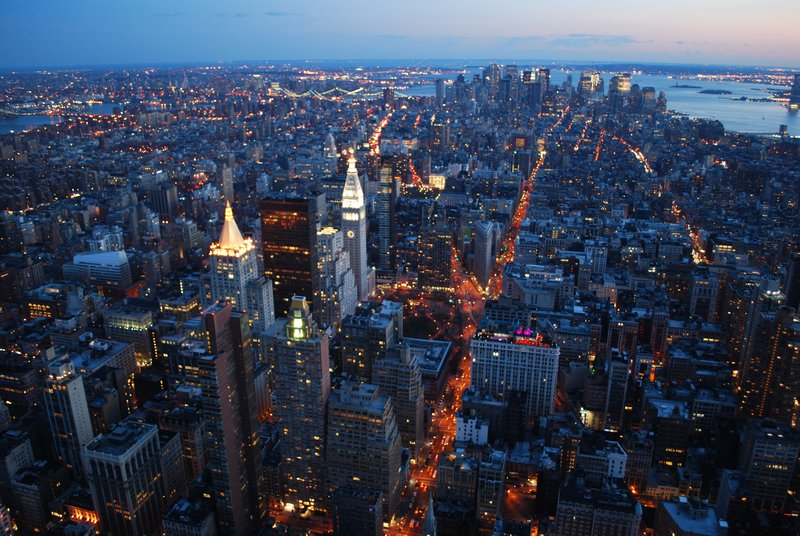
#> input picture Harshith Vashishtha Course/Ch21_imageManupulation_pillow_module_PIL/contrast/1.jpg, 800 x 536 px
$ python contrast.py
#> lines starting #> are read from the running program, lines starting #| are printed output that depends on the picture
from PIL import Image, ImageEnhance

image = Image.open('1.jpg')
#> image is the input picture: PIL image 800x536 RGB; mean R, G, B 57.1, 66.9, 86.5
enhancer = ImageEnhance.Contrast(image)
for i in range(-10, 11):
  enhancer.enhance(i).save(f'1_{i}.jpg')
#> this loop made 21 passes
#> pass 1, `enhancer.enhance(i).save(f'1_{i}.jpg')`:
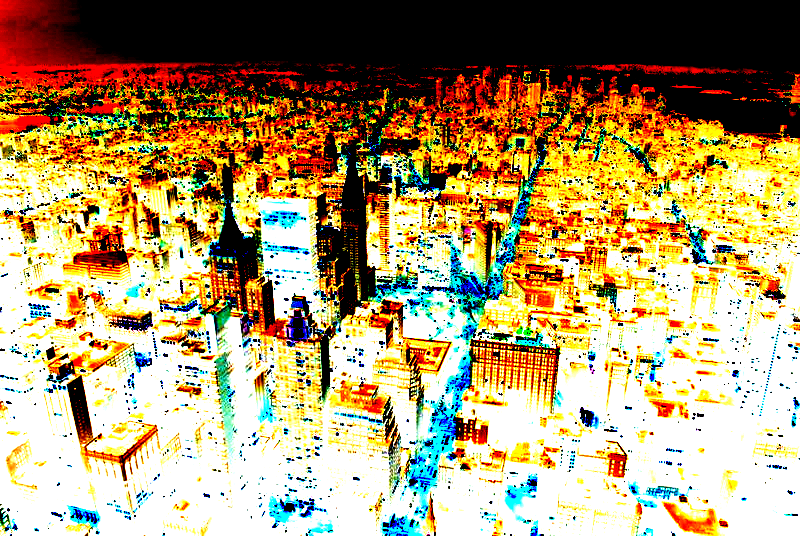
#> saved as 1_-10.jpg: PIL image 800x536 RGB; mean R, G, B 171.9, 152.8, 111.5

# -1 & beyond -> infrared (redish)
# 0 -> nothiing to show
# 1 -> original
# 2 & beyond -> ultra contrast (bluish)

$ run again, with Harshith Vashishtha Course/Ch21_imageManupulation_pillow_module_PIL/contrast/1_-4.jpg copied over Harshith Vashishtha Course/Ch21_imageManupulation_pillow_module_PIL/contrast/1.jpg
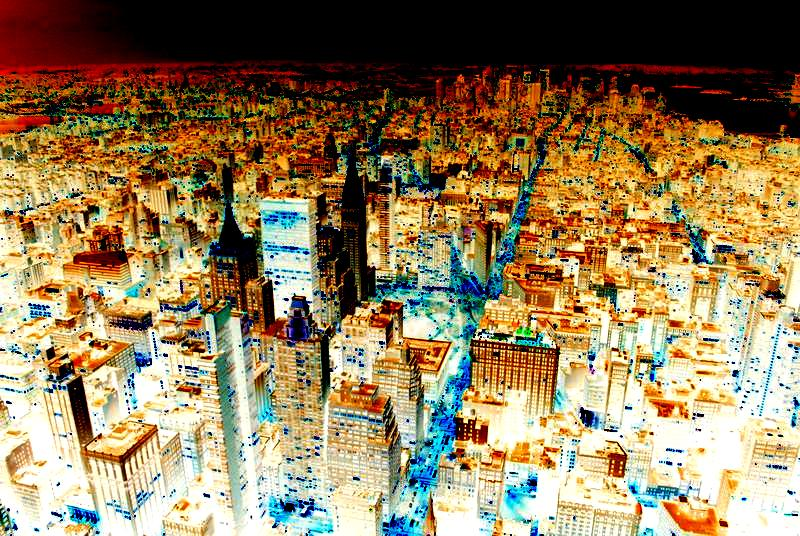
#> input picture Harshith Vashishtha Course/Ch21_imageManupulation_pillow_module_PIL/contrast/1_-4.jpg, 800 x 536 px
#> image is the input picture: PIL image 800x536 RGB; mean R, G, B 146.2, 126.7, 92.8
#> the loop `for i in range(-10, 11):` made 21 passes
#> pass 1, `enhancer.enhance(i).save(f'1_{i}.jpg')`:
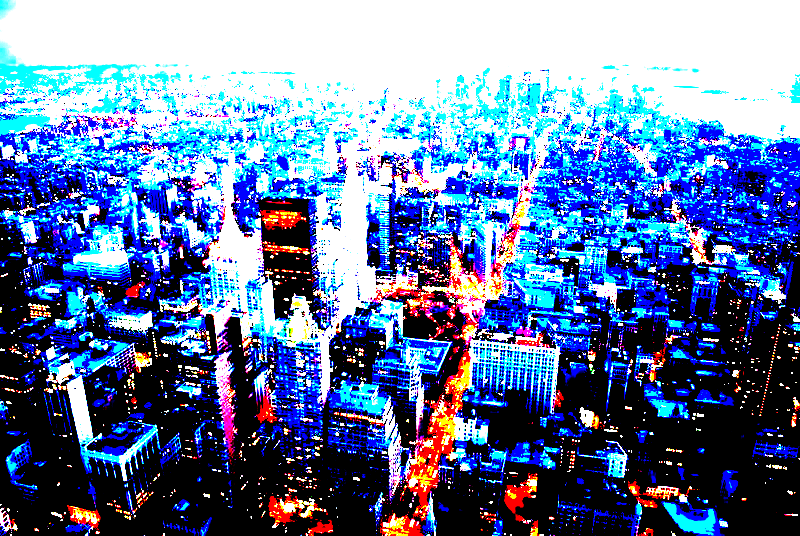
#> saved as 1_-10.jpg: PIL image 800x536 RGB; mean R, G, B 100.3, 121.8, 162.3
